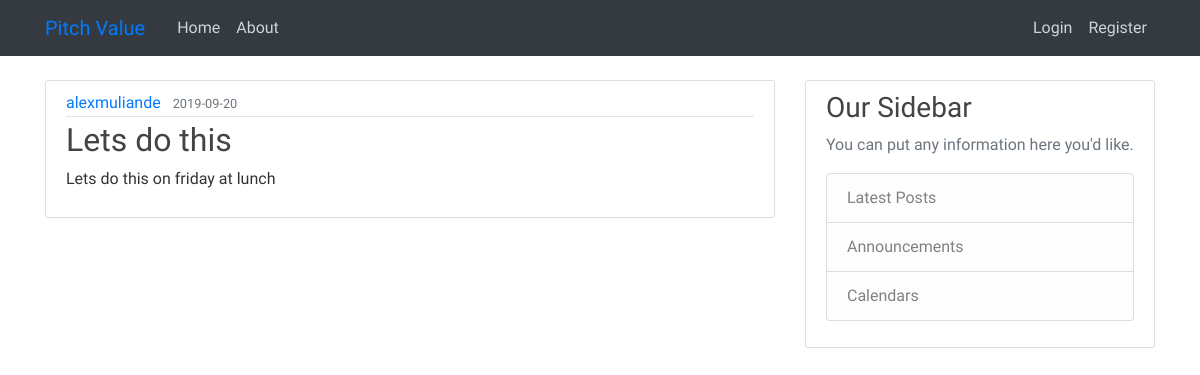
Page /home on the earlier database version.
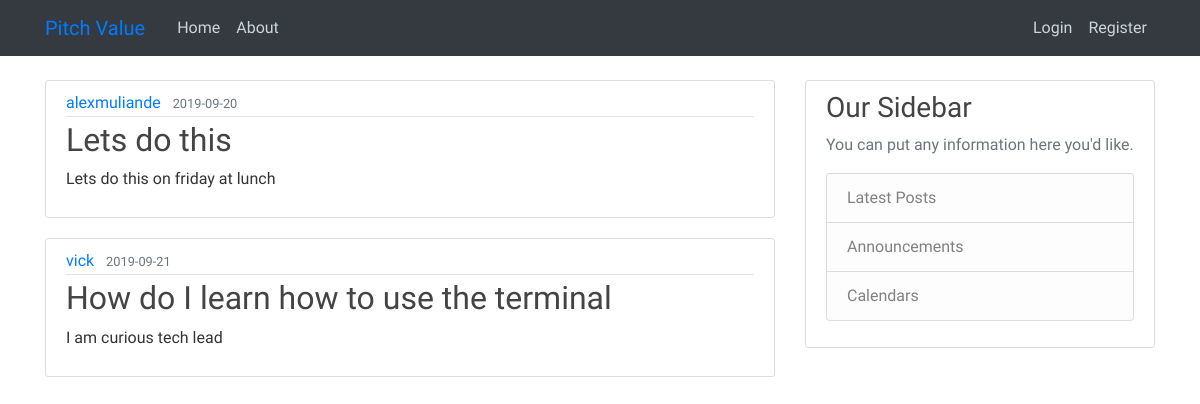
Same page on the later database version.
### pitch/models.py (models this page shows, shortened)
class Post(db.Model):
    id = db.Column(db.Integer,primary_key=True)
    title = db.Column(db.String(100), nullable=False)
    date_posted = db.Column (db.DateTime, nullable=False, default=datetime.utcnow)
    content = db.Column(db.Text, nullable=False)
    user_id = db.Column(db.Integer, db.ForeignKey('user.id'), nullable = False)

class User(db.Model, UserMixin):
    id = db.Column(db.Integer,primary_key=True)
    username = db.Column(db.String(20),unique=True,nullable=False)
    email = db.Column(db.String(20),unique=True,nullable=False)
    password = db.Column(db.String(60), nullable=False)
    posts = db.relationship('Post', backref='author', lazy=True)
    comment = db.relationship('Comment',backref = 'author',lazy=True)

### pitch/routes.py (the view)
@app.route("/")
@app.route("/home")
def home():
    posts = Post.query.all()
    return render_template('home.html', posts=posts)

### pitch/templates/home.html (shortened to what this page needs)
{% extends "base.html"%}
{% block content%}
    {% for post in posts %}
    <article class="media content-section">
            <div class="media-body">
              <div class="article-metadata">
                <a class="mr-2" href="#">{{ post.author.username }}</a>
                <small class="text-muted">{{ post.date_posted.strftime('%Y-%m-%d') }}</small>
              </div>
              <h2><a class="article-title" href="{{ url_for('post', post_id=post.id)}}">{{ post.title }}</a></h2>
              <p class="article-content">{{ post.content }}</p>
            </div>
          </article>
    {% endfor %}
{% endblock content%}

### pitch/templates/base.html (shortened to what this page needs)
<!DOCTYPE html>
<html lang="en">
<head>
    <link rel="stylesheet" href="https://stackpath.bootstrapcdn.com/bootstrap/4.3.1/css/bootstrap.min.css"
>
        <link rel="stylesheet" type="text/css" href="{{url_for('static',filename='styles.css')}}">
</head>
<body>
    <header class="site-header">
        <nav class="navbar navbar-expand-md navbar-steel bg-dark fixed-top">
            <div class="container">
                <a class="navbar-brand mr-4" href="/">Pitch Value</a>
                <div class="collapse navbar-collapse" id="navbarToggle">
                    <div class="navbar-nav mr-auto">
                        <a class="nav-item nav-link" href="{{url_for('home')}}">Home</a>
                        <a class="nav-item nav-link" href="{{url_for('about')}}">About</a>
                    </div>
                    <div class="navbar-nav">
                        {% if current_user.is_authenticated %}
                        <a class="nav-item nav-link" href="{{url_for('new_post')}}">New Post</a>
                        <a class="nav-item nav-link" href="{{url_for('account')}}">Account</a>
                        <a class="nav-item nav-link" href="{{url_for('logout')}}">Logout</a>
                        <a class="nav-item nav-link" href="{{url_for('logout')}}">{{ current_user.username}}</a>
                        {% else %}
                        <a class="nav-item nav-link" href="{{url_for('login')}}">Login</a>
                        <a class="nav-item nav-link" href="{{url_for('register')}}">Register</a>
                        {% endif %}
                    </div>
                </div>
            </div>
        </nav>
    </header>
    <main role="main" class="container">
        <div class="row">
            <div class="col-md-8">
                {% block content %}{% endblock %}
            </div>
            <div class="col-md-4">
                <div class="content-section">
                    <h3>Our Sidebar</h3>
                    <p class='text-muted'>You can put any information here you'd like.
                        <ul class="list-group">
                            <li class="list-group-item list-group-item-light">Latest Posts</li>
                            <li class="list-group-item list-group-item-light">Announcements</li>
                            <li class="list-group-item list-group-item-light">Calendars</li>
                        </ul>
                    </p>
                </div>
            </div>
        </div>
    </main>
</body>
</html>

### pitch/static/styles.css (style rules this page uses)
body { background-image: url('https://cdn.pixabay.com/photo/2013/07/12/17/22/agenda-152092__340.png'); font-family: 'Signika', sans-serif; color: #333333; margin-top: 5rem; }
h1, h2, h3, h4, h5, h6 { color: #444444; }
.site-header .navbar-nav .nav-link { color: #cbd5db; }
.content-section { background: #ffffff; padding: 10px 20px; border: 1px solid #dddddd; border-radius: 3px; margin-bottom: 20px; }
.article-title { color: #444444; }
.article-content { white-space: pre-line; }
.article-metadata { padding-bottom: 1px; margin-bottom: 4px; border-bottom: 1px solid #e3e3e3 }

Differences in the rows shown:
added Post: author.username "vick", date_posted "2019-09-21", title "How do I learn how to use the terminal", content "I am curious tech lead"
